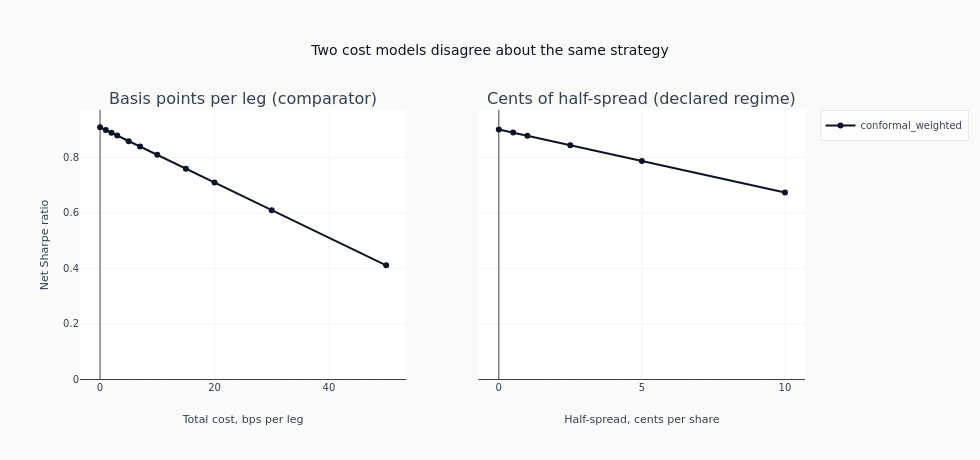

The notebook cell this image was saved under:
### Code cell
fig = make_subplots(
    rows=1,
    cols=2,
    shared_yaxes=True,
    subplot_titles=("Basis points per leg (comparator)", "Cents of half-spread (declared regime)"),
)
allocators = sorted(
    set(bps_curve["allocator"].to_list() if not bps_curve.is_empty() else [])
    | set(ps_curve["allocator"].to_list() if not ps_curve.is_empty() else [])
)
palette = ml4t_palette(max(len(allocators), 1), categorical=True)
for column, curve in ((1, bps_curve), (2, ps_curve)):
    if curve.is_empty():
        continue
    for index, allocator in enumerate(allocators):
        subset = curve.filter(pl.col("allocator") == allocator).sort("level")
        if subset.is_empty():
            continue
        fig.add_trace(
            go.Scatter(
                x=subset["level"].to_list(),
                y=subset["sharpe"].to_list(),
                mode="lines+markers",
                name=allocator,
                legendgroup=allocator,
                showlegend=column == 1,
                line=dict(color=palette[index % len(palette)]),
            ),
            row=1,
            col=column,
        )
    fig.add_hline(
        y=0, line_width=1, line_dash="dash", line_color=COLORS["neutral"], row=1, col=column
    )
fig.update_xaxes(title_text="Total cost, bps per leg", row=1, col=1)
fig.update_xaxes(title_text="Half-spread, cents per share", row=1, col=2)
fig.update_yaxes(title_text="Net Sharpe ratio", row=1, col=1)
fig.update_layout(
    title="Two cost models disagree about the same strategy",
    height=460,
    width=980,
    margin=dict(t=110),
)
_all_sharpes = pl.concat(
    [curve["sharpe"] for curve in (bps_curve, ps_curve) if not curve.is_empty()]
)
show_plotly_with_alt(
    fig,
    "Two side-by-side line charts of net Sharpe ratio against transaction cost, one line per "
    "allocator, sharing a y-axis, each with a dashed line at zero. The left panel's x-axis is "
    "basis points per leg and the right panel's is cents of half-spread per share. Counted from "
    f"the frames: {bps_curve.height} points on the left and {ps_curve.height} on the right, across "
    f"{len(allocators)} allocators, net Sharpe from {_all_sharpes.min():+.2f} to "
    f"{_all_sharpes.max():+.2f}.",
)

### Figure 1 — Plotly figure (JSON) as saved in the notebook; plotly's stock layout.template omitted (floating-point values rounded to 4 significant figures)
{"data": [{"legendgroup": "conformal_weighted", "line": {"color": "#0a1628"}, "mode": "lines+markers", "name": "conformal_weighted", "showlegend": true, "type": "scatter", "x": [0.0, 1.0, 2.0, 3.0, 5.0, 7.0, 10.0, 15.0, 20.0, 30.0, 50.0], "xaxis": "x", "y": [0.9084, 0.8985, 0.8887, 0.8786, 0.8582, 0.8391, 0.8091, 0.7593, 0.7093, 0.6098, 0.4112], "yaxis": "y"}, {"legendgroup": "conformal_weighted", "line": {"color": "#0a1628"}, "mode": "lines+markers", "name": "conformal_weighted", "showlegend": false, "type": "scatter", "x": [0.0, 0.5, 1.0, 2.5, 5.0, 10.0], "xaxis": "x2", "y": [0.9006, 0.8895, 0.8777, 0.8437, 0.7869, 0.6733], "yaxis": "y2"}], "layout": {"annotations": [{"font": {"size": 16}, "showarrow": false, "text": "Basis points per leg (comparator)", "x": 0.225, "xanchor": "center", "xref": "paper", "y": 1.0, "yanchor": "bottom", "yref": "paper"}, {"font": {"size": 16}, "showarrow": false, "text": "Cents of half-spread (declared regime)", "x": 0.775, "xanchor": "center", "xref": "paper", "y": 1.0, "yanchor": "bottom", "yref": "paper"}], "height": 460, "margin": {"t": 110}, "shapes": [{"line": {"color": "#334155", "dash": "dash", "width": 1}, "type": "line", "x0": 0, "x1": 1, "xref": "x domain", "y0": 0, "y1": 0, "yref": "y"}, {"line": {"color": "#334155", "dash": "dash", "width": 1}, "type": "line", "x0": 0, "x1": 1, "xref": "x2 domain", "y0": 0, "y1": 0, "yref": "y2"}], "title": {"text": "Two cost models disagree about the same strategy"}, "width": 980, "xaxis": {"anchor": "y", "domain": [0.0, 0.45], "title": {"text": "Total cost, bps per leg"}}, "xaxis2": {"anchor": "y2", "domain": [0.55, 1.0], "title": {"text": "Half-spread, cents per share"}}, "yaxis": {"anchor": "x", "domain": [0.0, 1.0], "title": {"text": "Net Sharpe ratio"}}, "yaxis2": {"anchor": "x2", "domain": [0.0, 1.0], "matches": "y", "showticklabels": false}}}
